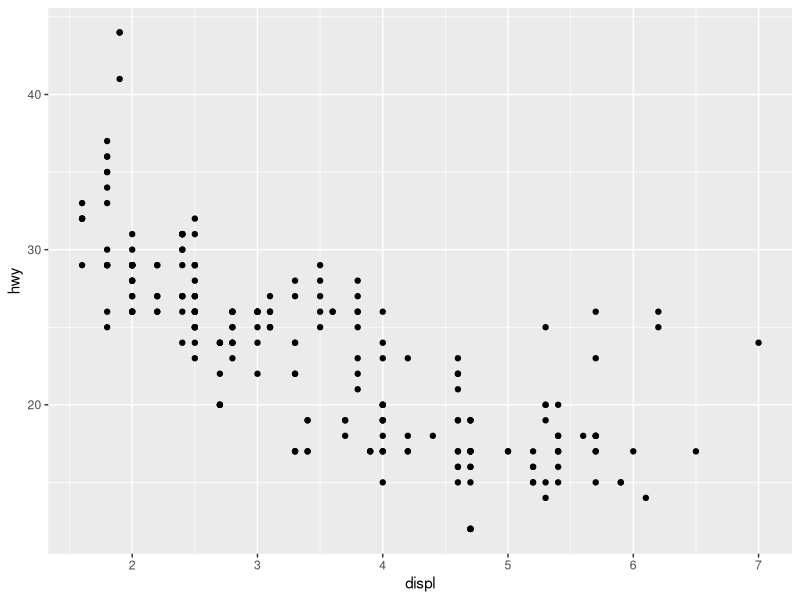
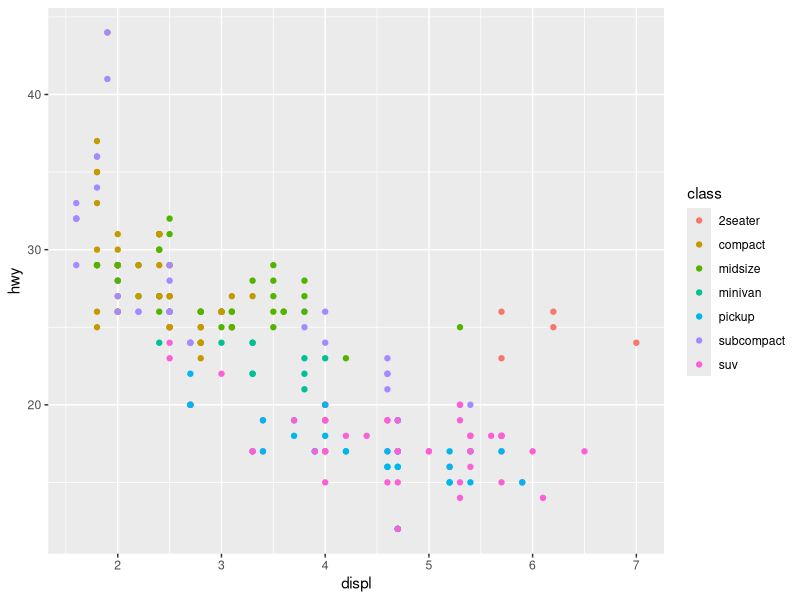
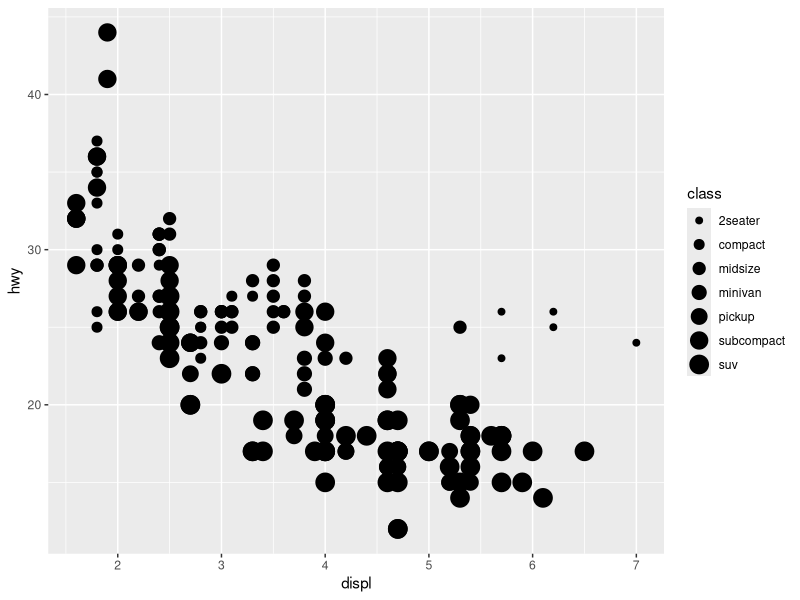
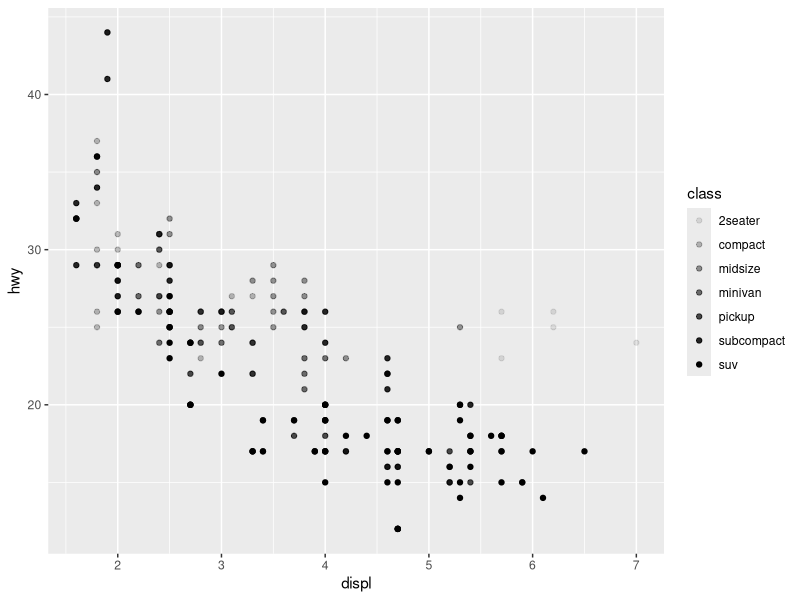
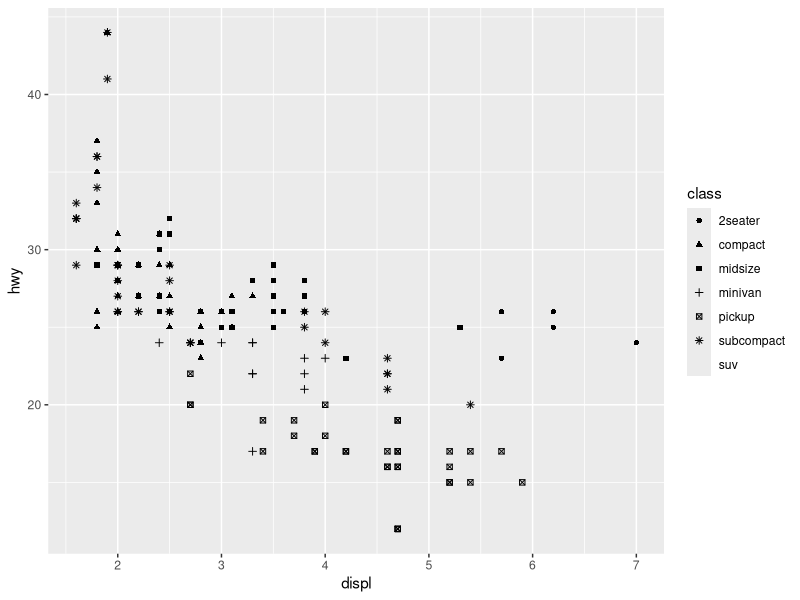
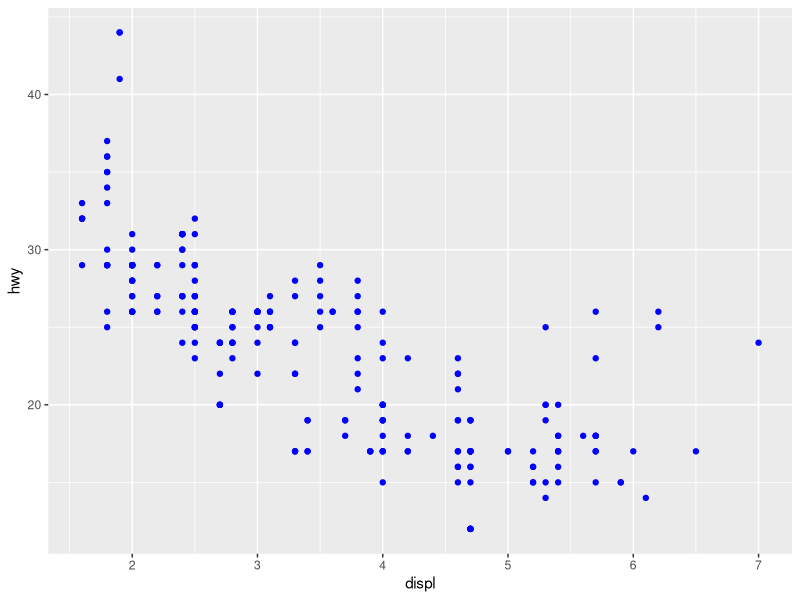
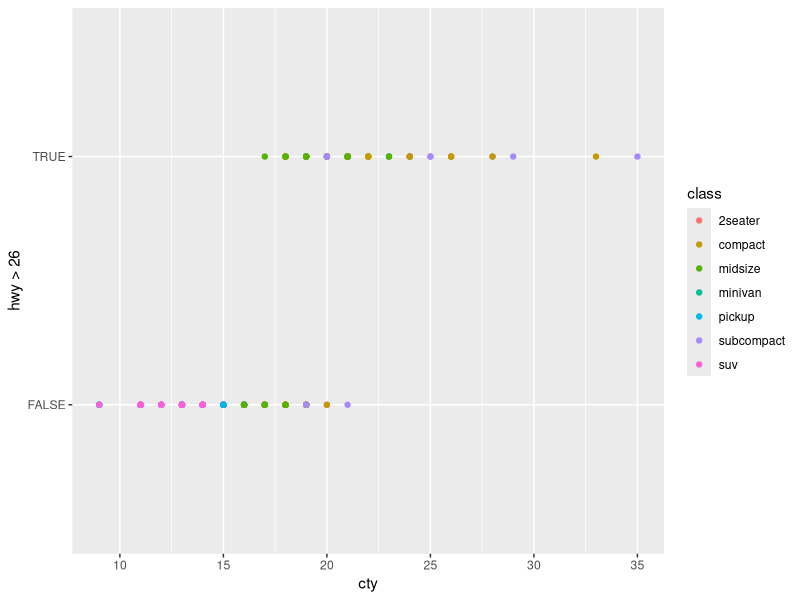
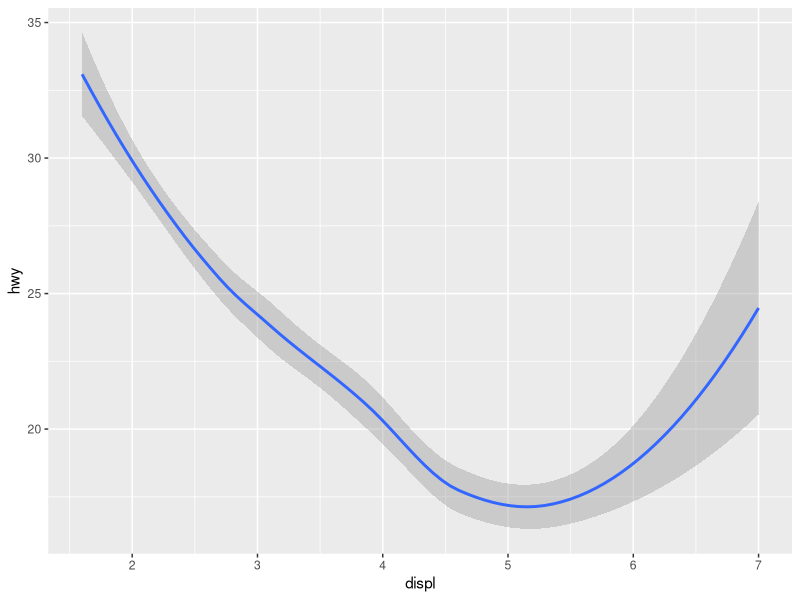

These charts were generated, in order, by the following R code:
## ---- chunk 1
library(knitr)
library(ggplot2)
ggplot(data = mpg) + geom_point(mapping = aes(x = displ, y = hwy))
## ---- chunk 2
ggplot(data = mpg) + geom_point(mapping = aes(x = displ, y = hwy, color = class))
## ---- chunk 3
#or map the class to the size aesthetic
ggplot(data = mpg) + geom_point(mapping = aes(x = displ, y = hwy, size = class))
## ---- chunk 4
#or map the class to the alpha aesthetic (transparency of points).
ggplot(data = mpg) + geom_point(mapping = aes(x = displ, y = hwy, alpha = class))
## ---- chunk 5
#or map class to the shape of the points
ggplot(data = mpg) + geom_point(mapping = aes(x = displ, y = hwy, shape = class))
## ---- chunk 6
#You can set aesthetic properties manually, e.g make all points become blue
ggplot(data = mpg) + geom_point(mapping = aes(x = displ, y = hwy), color = "blue")
## ---- chunk 7
ggplot(data = mpg) + geom_point(mapping = aes(x = cty, y = hwy > 26, color = class))
## ---- chunk 8
ggplot(data = mpg) +
        geom_smooth(mapping = aes(x = displ, y = hwy))
#every geom function takes a mapping, 
# not every aesthetic works with every geom
## ---- chunk 9
ggplot(data = mpg) + 
        geom_smooth(mapping = aes(x = displ, y = hwy, linetype = drv))
## ---- chunk 10
ggplot(data = mpg) +
        geom_point(mapping = aes(x = displ, y = hwy, color = drv)) +
        geom_smooth(mapping = aes(x = displ, y = hwy, color=drv, linetype = drv))
## ---- chunk 11
ggplot(data = mpg) + 
        geom_point(mapping = aes(x = displ, y = hwy)) +
        geom_smooth(mapping= aes(x = displ, y = hwy))
## ---- chunk 12
ggplot(data = mpg, mapping = aes(x = displ, y = hwy)) + 
        geom_point() + 
        geom_smooth()
## ---- chunk 13
ggplot(data = mpg, mapping = aes(x = displ, y = hwy)) + 
        geom_point(mapping = aes(color = class)) + 
        geom_smooth()
## ---- chunk 14
ggplot(data = mpg, mapping = aes(x = displ, y = hwy)) +
        geom_point() +
        geom_smooth(data = subset(mpg, cyl == 8))
## ---- chunk 15
ggplot(data = mpg, mapping = aes(x = displ, y = hwy, color = class)) + 
        geom_point() + 
        geom_smooth()
## ---- chunk 16
ggplot(data = mpg, mapping = aes(x = displ, y = hwy)) + 
        geom_point() + 
        geom_smooth()
## ---- chunk 17
ggplot(mapping = aes(x = displ, y = hwy)) + 
        geom_point(data = mpg) + 
        geom_smooth(data = mpg)
## ---- chunk 18
ggplot(data = diamonds) +
        geom_bar(mapping = aes(x = cut))
## ---- chunk 19
ggplot(data = diamonds) +
        geom_bar(mapping = aes(x = cut, fill = cut))
## ---- chunk 20
ggplot(data = diamonds) +
        geom_bar(mapping = aes(x = cut, fill = clarity), position = "dodge") +
        ggtitle('Position ="dodge"')
## ---- chunk 21
ggplot(data = mpg) +
        geom_point(mapping = aes(x = displ, y = hwy), position = "jitter") +
        ggtitle('Position = "jitter"')
